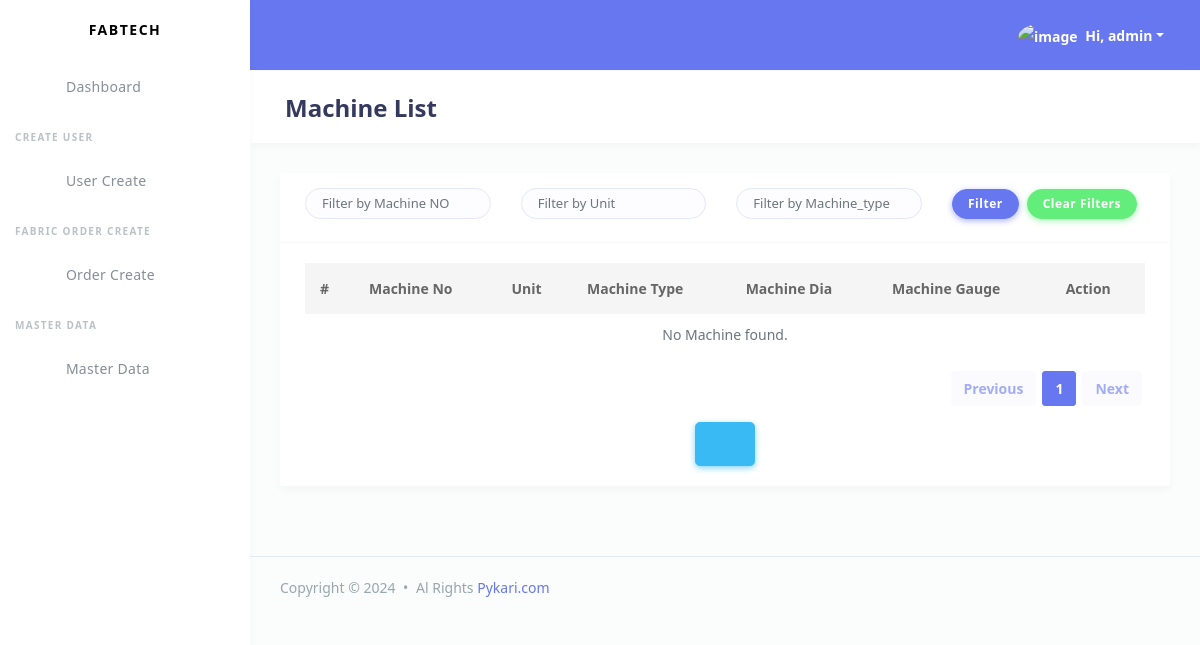
The app's page /fabricmanagement/machine/ (signed in), older data.
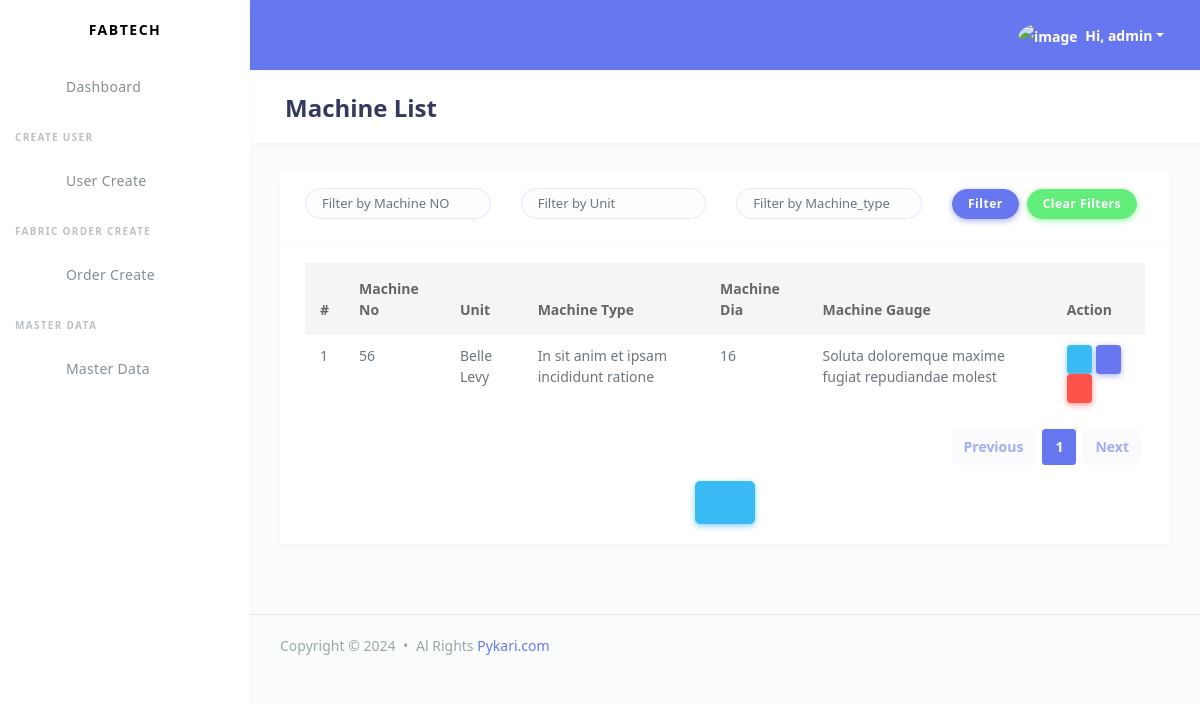
The same page, newer data.
### fabricmanagement/models.py (models this page shows)
class Machine(models.Model):
    machine_no                  = models.PositiveIntegerField(unique=True)
    unit                        = models.ForeignKey(Unit, on_delete=models.CASCADE)
    machine_name                = models.CharField(max_length=50)
    machine_brand               = models.CharField(max_length=50)
    machine_gauge               = models.CharField(max_length=50)
    machine_type                = models.ForeignKey(MachineType, on_delete=models.CASCADE)
    machine_dia                 = models.PositiveIntegerField()
    no_of_feeder                = models.PositiveIntegerField()
    rotation_per_minute         = models.PositiveIntegerField()
    accuracy                    = models.DecimalField(max_digits=5, decimal_places=2)
    production_capacity_per_day = models.DecimalField(max_digits=10, decimal_places=2)
    is_maintenance              = models.BooleanField(default=False)
    is_active                   = models.BooleanField(default=True)
    loaded_status               = models.BooleanField(default=False)
    created_at                  = models.DateTimeField(auto_now_add=True)
    updated_at                  = models.DateTimeField(auto_now=True)
    class Meta:
        indexes = [
            models.Index(fields=['machine_no']),
            models.Index(fields=['is_active']),
        ]

class Unit(models.Model):
    name = models.CharField(max_length=120, unique=True)
    type = models.CharField(max_length=50)
    location = models.CharField(max_length=120)
    created_at = models.DateTimeField(auto_now_add=True)
    updated_at = models.DateTimeField(null=True)
    created_by = models.ForeignKey(
        settings.AUTH_USER_MODEL,
        on_delete=models.CASCADE,
        related_name='unit_created'
    )
    updated_by = models.ForeignKey(
        settings.AUTH_USER_MODEL,
        on_delete=models.SET_NULL,
        null=True,
        blank=True,
        related_name='unit_updated'
    )
    class Meta:
        indexes = [
            models.Index(fields=['name']),
        ]
    def __str__(self):
        return self.name

class MachineType(models.Model):
    type = models.CharField(unique=True,max_length=50)
    created_at = models.DateTimeField(auto_now_add=True)
    updated_at = models.DateTimeField(auto_now=True)
    created_by = models.ForeignKey(
        settings.AUTH_USER_MODEL,
        on_delete=models.CASCADE,
        related_name='machine_type_created'
    )
    updated_by = models.ForeignKey(
        settings.AUTH_USER_MODEL,
        on_delete=models.SET_NULL,
        null=True,
        blank=True,
        related_name='machine_type_updated'
    )
    class Meta:
        indexes = [
            models.Index(fields=['type']),
        ]
    def __str__(self):
        return self.type

### fabricmanagement/MasterDataView.py (the view)
# urls.py: path('machine/', MasterDataView.MachineListView.as_view(), name='machine_list'),
class MachineListView(LoginRequiredMixin,ListView):
    model = Machine
    template_name = 'machine/index.html'
    paginate_by = 10
    login_url = reverse_lazy('admin_singin')
    def get_queryset(self):
        filter_machine_no = self.request.GET.get('machine_no', '')
        queryset = Machine.objects.all()
        if filter_machine_no:
            queryset = queryset.filter(machine_no__icontains=filter_machine_no)
        return queryset

### fabricmanagement/templates/machine/index.html (shortened to what this page needs)
{% extends "accounts/master/base.html" %}
{% block page_title %}
    Machine List
{% endblock page_title %}
{% block page_body %}
<div class="card">
    <div class="card-header">
        <form method="GET">
            <div class="row">
                <div class="col mb-2">
                    <input type="text" name="machine_no" class="form-control form-control-lg" placeholder="Filter by Machine NO" value="{{ request.GET.machine_no }}">
                </div>
                <div class="col mb-2">
                    <input type="text" name="unit" class="form-control form-control-lg" placeholder="Filter by Unit" value="{{ request.GET.unit }}">
                </div>
                <div class="col mb-2">
                    <input type="text" name="machine_type" class="form-control form-control-lg" placeholder="Filter by Machine_type" value="{{ request.GET.machine_type }}">
                </div>
                <div class="col mb-2 d-flex align-items-end">
                    <button type="submit" class="btn btn-primary">Filter</button>
                    <a href="{% url 'machine_list' %}" class="btn btn-success mx-2">Clear Filters</a>
                </div>
            </div>
        </form>
    </div>
    <div class="card-body">
        <div class="table-responsive">
            <table class="table table-bbuyered table-md">
                <thead>
                    <tr>
                        <th>#</th>
                        <th>Machine No</th>
                        <th>Unit</th>
                        <th>Machine Type</th>
                        <th>Machine Dia</th>
                        <th>Machine Gauge</th>
                        <th>Action</th>
                    </tr>
                </thead>
                <tbody>
                    {% for machine in machine_list %}
                        <tr>
                            <td>{{ forloop.counter }}</td>
                            <td>{{ machine.machine_no }}</td>
                            <td>{{ machine.unit }}</td>
                            <td>{{ machine.machine_type }}</td>
                            <td>{{ machine.machine_dia }}</td>
                            <td>{{ machine.machine_gauge }}</td>
                            <td>
                                <a href="{% url "machine_detail" machine.id %}" class="btn btn-info btn-sm d-inline-block">
                                    <i class="fas fa-eye"></i>
                                </a>
                                <a href="{% url "machine_update" machine.id %}" class="btn btn-primary btn-sm d-inline-block">
                                    <i class="fas fa-pen"></i>
                                </a>
                                <form method="post" action="{% url 'machine_delete' machine.id %}" class="d-inline-block" id="deleteForm{{ machine.id }}">
                                    <button type="button" class="btn btn-danger btn-sm" onclick="confirmDelete({{ machine.id }});">
                                        <i class="fas fa-trash-alt"></i>
                                    </button>
                                </form>
                            </td>
                        </tr>
                    {% empty %}
                        <tr>
                            <td colspan="7" class="text-center">No Machine found.</td>
                        </tr>
                    {% endfor %}
                </tbody>
            </table>
        </div>
        {% include "accounts/master/pagination.html" %}
        <div class="text-center">
            <a href="{% url 'machine_create' %}" class="btn btn-info btn-lg align-items-center">
                <i class="fas fa-plus-circle fs-3 me-2"></i>
            </a>
        </div>
    </div>
{% endblock page_body %}

Row changes from the older to the newer data that the page shows:
added Machine: machine_no "56", unit "Belle Levy", machine_type "In sit anim et ipsam incididunt ratione", machine_dia "16", machine_gauge "Soluta doloremque maxime fugiat repudiandae molest"
Text that changed along with them:
text no longer shown: "No Machine found."
